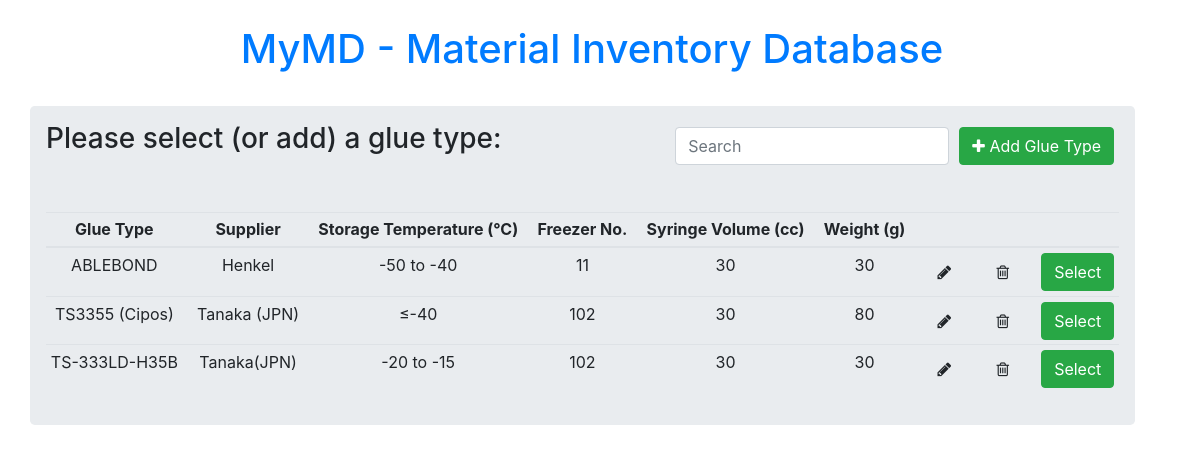
The app's page /glue_type with its own data.
### App.py (models this page shows, shortened)
class GlueType(db.Model):
    __tablename__ = 'glue_types'
    glue_type_id = db.Column(db.Integer, primary_key=True)
    glue_name = db.Column(db.String(100))
    supplier = db.Column(db.String(100))
    storage_temp = db.Column(db.String(100))
    freezer_no = db.Column(db.String(100))
    syringe_volume = db.Column(db.String(100))
    weight = db.Column(db.String(100))
    glue_description = db.relationship("GlueDescription", cascade="all, delete-orphan")

### App.py (the view)
@app.route("/glue_type")
def show_glue_types():
    all_glue_type = GlueType.query.order_by(GlueType.glue_type_id).all()
    return render_template("glue_type.html", glue_types=all_glue_type)

### templates/glue_type.html (shortened to what this page needs)
{% extends 'base.html' %}
{% block body %}
<div class="container">
    <div class="row">
        <div class="col-xs-7">
            <div class="jumbotron p-3">
                    <button type="button" style="margin:5px;" class="btn btn-success float-right" data-toggle="modal"
                        data-target="#mymodal"><i class="fa fa-plus"></i> Add Glue Type</button>
                    <div class="form-group pull-right" style="margin:5px;">
                        <input type="text" class="form-control" id="mySearch" placeholder="Search">
                    </div>
                    <h3>Please select (or add) a glue type:</h3>
                <table id="myTable" class="table table-hover table-sm text-center">
                    <thead>
                        <tr>
                            <th>Glue Type</th>
                            <th></th>
                            <th>Supplier</th>
                            <th></th>
                            <th>Storage Temperature (°C)</th>
                            <th></th>
                            <th>Freezer No.</th>
                            <th></th>
                            <th>Syringe Volume (cc)</th>
                            <th></th>
                            <th>Weight (g)</th>
                            <th></th>
                            <th></th>
                            <th></th>
                            <th></th>
                            <th></th>
                            <th></th>
                        </tr>
                    </thead>
                    {% for glue in glue_types %}
                    <tr>
                        <td>{{ glue.glue_name }}</td>
                        <td></td>
                        <td>{{ glue.supplier }}</td>
                        <td></td>
                        <td>{{ glue.storage_temp }}</td>
                        <td></td>
                        <td>{{ glue.freezer_no }}</td>
                        <td></td>
                        <td>{{ glue.syringe_volume}}</td>
                        <td></td>
                        <td>{{ glue.weight}}</td>
                        <td></td>
                        <td>
                            <a href="/glue_type/update/{{glue.glue_type_id}}" class="btn" data-toggle="modal"
                               data-target="#modaledit{{glue.glue_type_id}}"><i class="fa fa-pencil"></i></a>
                        </td>
                        <td></td>
                        <td>
                            <a href="/glue_type/delete/{{glue.glue_type_id}}" class="btn"
                               onclick="return confirm('Are You Sure To Delete?')"><i class="fa fa-trash-o"></i></a>
                        </td>
                        <td></td>
                        <td>
                            <a href="/glue_type/{{ glue.glue_type_id }}" class="btn btn-success" >Select</a>
                        </td>
                    </tr>
                    {% endfor %}
                </table>
            </div>
        </div>
    </div>
</div>
{% endblock %}

### records on screen
GlueType: glue_name "ABLEBOND", supplier "Henkel", storage_temp "-50 to -40", freezer_no "11", syringe_volume "30", weight "30"
GlueType: glue_name "TS3355 (Cipos)", supplier "Tanaka (JPN)", storage_temp "≤-40", freezer_no "102", syringe_volume "30", weight "80"
GlueType: glue_name "TS-333LD-H35B", supplier "Tanaka(JPN)", storage_temp "-20 to -15", freezer_no "102", syringe_volume "30", weight "30"
